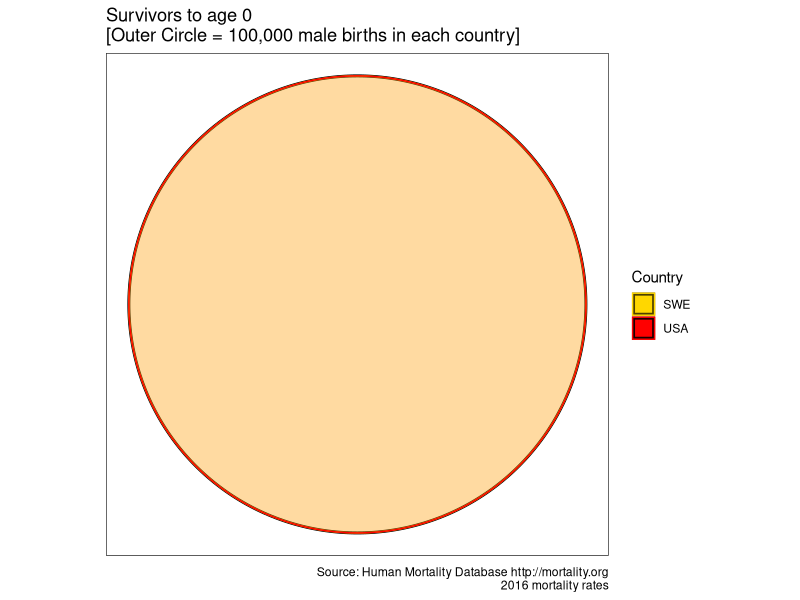
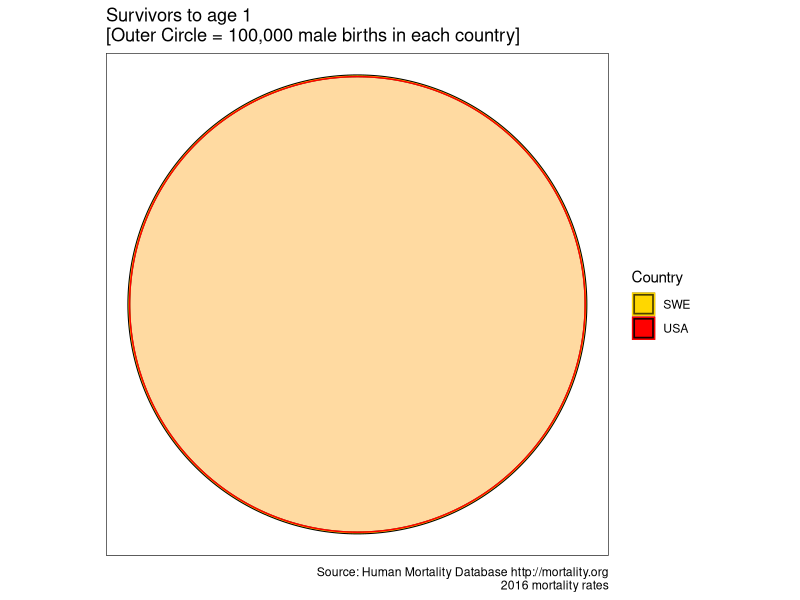
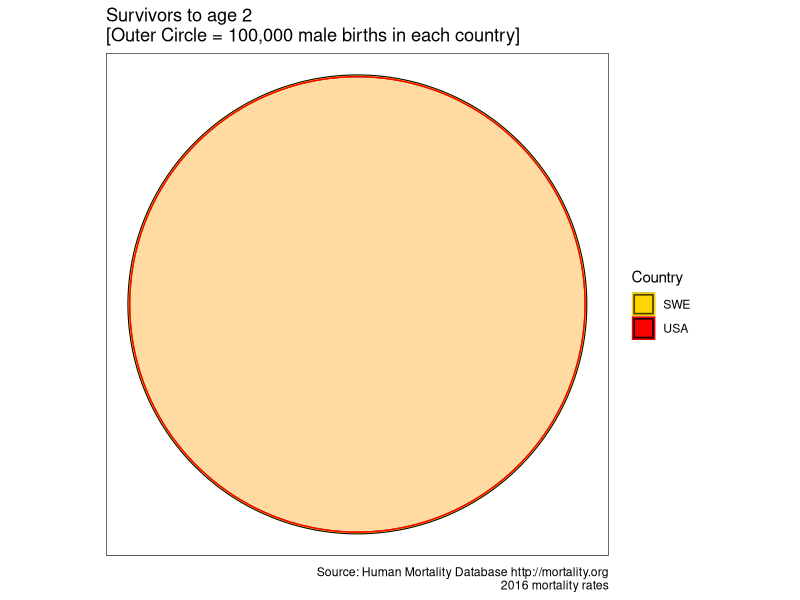
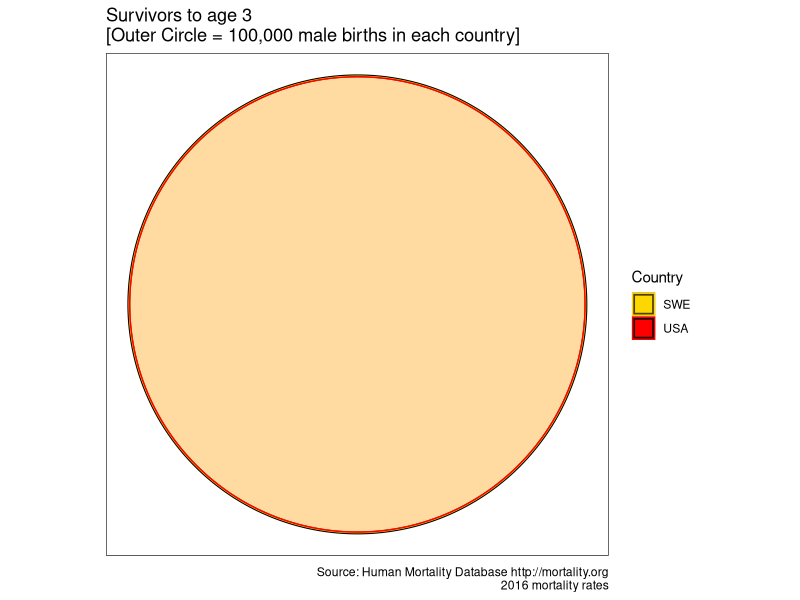
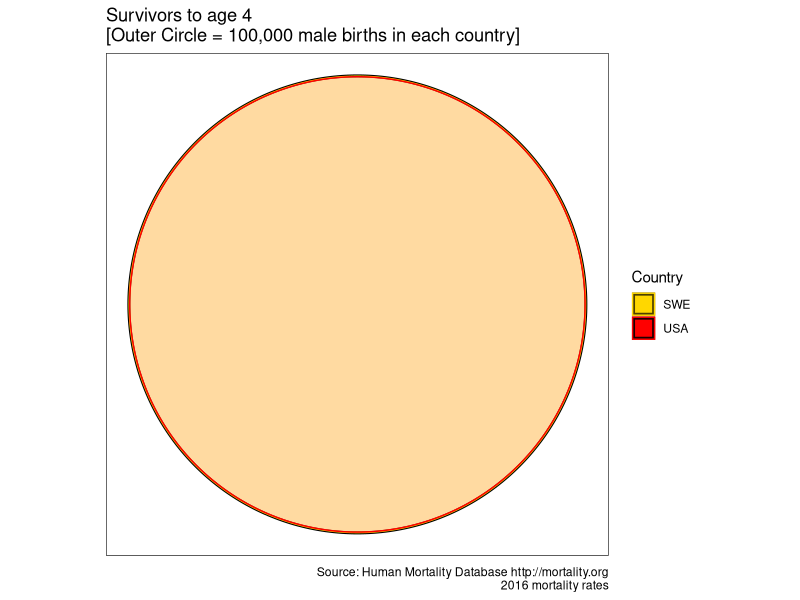
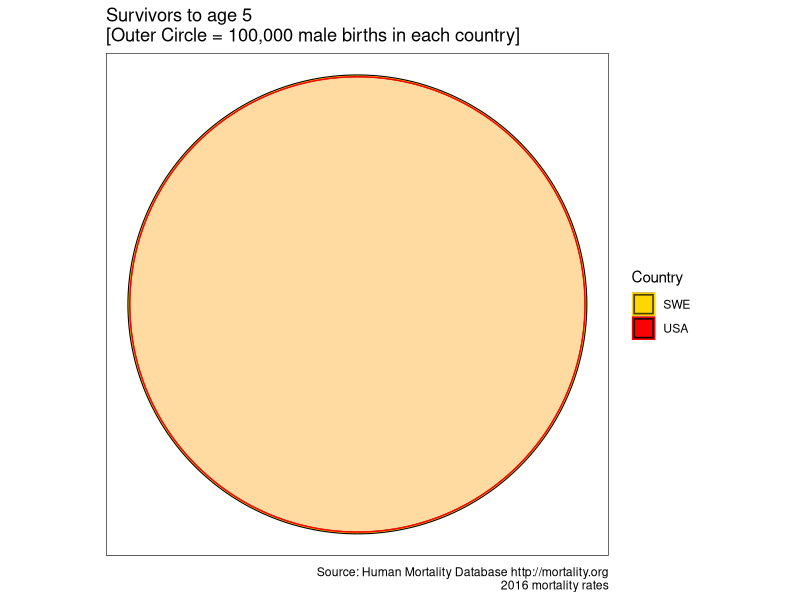
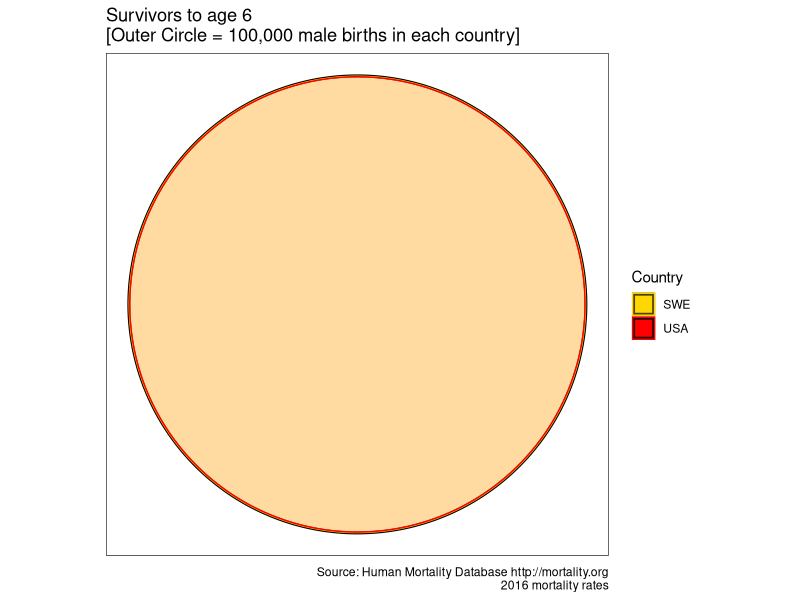
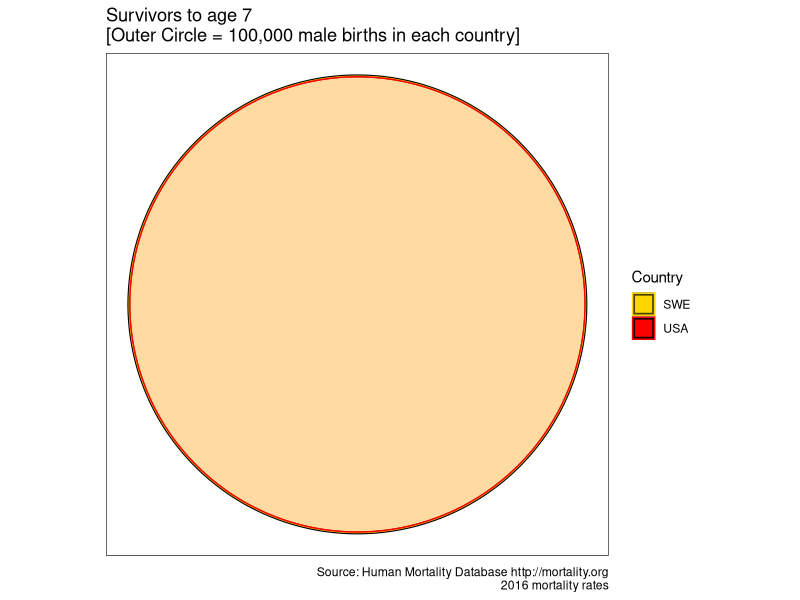

The R script that drew these images, in order:
library(tidyverse)
library(ggforce)
library(data.table)

graphics.off()
windows(record=TRUE)

D = fread('USA SWE male 2016 life tables.txt') %>%
       as.data.frame() %>%
       select(country, age, lx) 
D$age   = 0:110    # make ages numeric
D$radix = 100000   # add radix column

## reorganize (wide) 
D = D %>% 
  spread(key=country, value=lx)


for (this_age in seq(0,110,1)) {

## mini-data with USA SWE and radix as columns, only 1 age  
tmp = D %>% 
      filter(age == this_age)

G = ggplot( ) +
        geom_circle(
            data=tmp,lwd=1,lty=1,
            aes(x0=0, y0=0, r=sqrt(tmp$radix), fill=NULL),color='black'
            ) +
        geom_circle(
          data=tmp,
          aes(x0=0, y0=0, r=sqrt(tmp$SWE), fill='SWE' ), color='gold', alpha=.30
        ) +  
        geom_circle(
          data=tmp,
          aes(x0=0, y0=0, r=sqrt(tmp$USA), fill='USA'), color='red', alpha=.10
        ) +  
        coord_fixed() +
        labs(title=paste0('Survivors to age ',this_age,'\n[Outer Circle = 100,000 male births in each country]'),
             caption='Source: Human Mortality Database http://mortality.org\n2016 mortality rates',
             fill = 'Country') +
        theme_no_axes() +
        scale_fill_manual(values=c('gold','red' ))

print(G)
}
